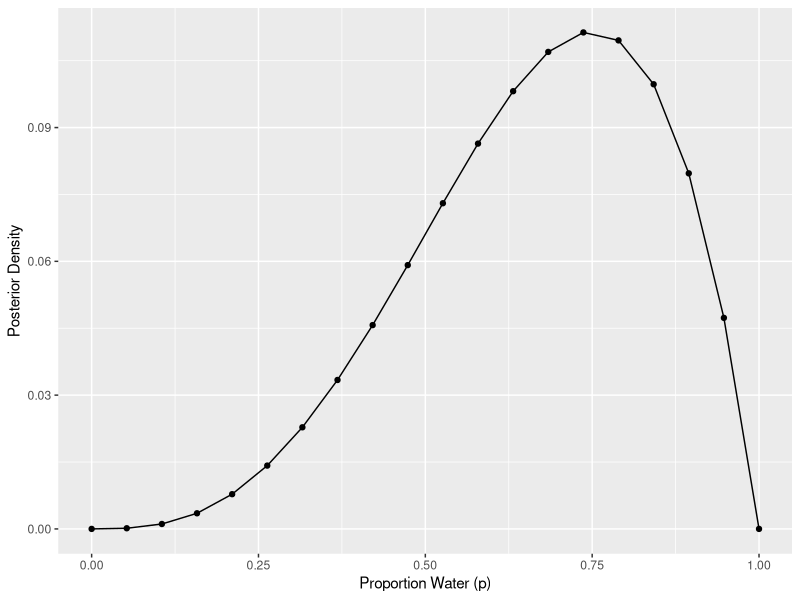

Generate this figure with R:
## ---- chunk 1
knitr::opts_chunk$set(echo = TRUE)
## ---- chunk 2
library(ggplot2)
library(dplyr)
library(purrr)
library(tidyr)
## ---- chunk 3
dist <- tibble(p_grid = seq(from = 0, to = 1, length.out = 20), # Building the grid 
               prior = rep(1, times = 20)) %>% # Setting the prior
              mutate(likelihood = dbinom(3, size = 4, prob = p_grid)) # Applying the likelihood functions to a cell in the grid

dist <- dist %>% mutate(unstd_posterior = likelihood * prior)# Product of likelihood
   
   
dist <- dist %>% mutate(posterior = unstd_posterior / sum(unstd_posterior)) # Standardize posterior       
  
## ---- chunk 4
(maxrow <- which.max(dist$posterior))

dist[maxrow, ]
## ---- chunk 5
ggplot(dist, aes(x = p_grid, y = posterior)) +
  geom_line() +
  geom_point() +
  labs(x = "Proportion Water (p)", y = "Posterior Density")
